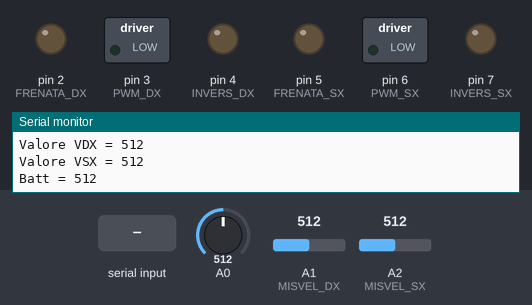
Bench run of a sketch on a simulated Arduino Uno, built with avr-gcc and run on an emulated ATmega328P. Shown: switched loads named in the sketch (green lamp = pin HIGH), output pins drawn as LEDs (lit = HIGH), the last lines printed to the serial monitor. Inputs (shaded band) come from the test bench; at power-on: A0 = 512, A1 (MISVEL_DX) = 512, A2 (MISVEL_SX) = 512.

Above: at 1.2 s.
1.3 s: "90,45\n" received over Serial
At 4.5 s:
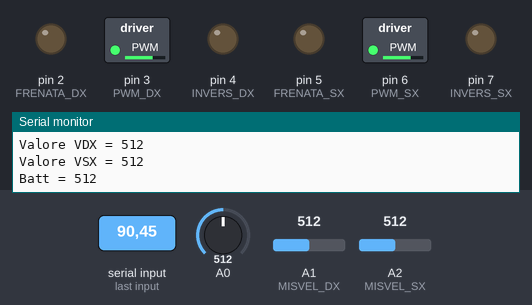
4.8 s: "90\n" received over Serial
At 6.1 s:
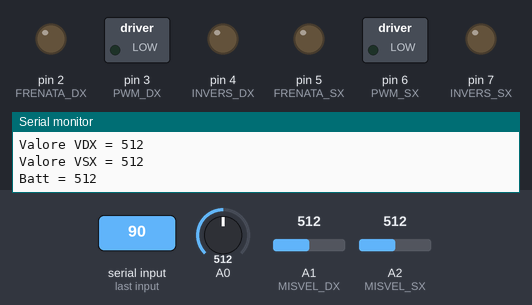
6.8 s: "30,150\n" received over Serial
At 7.5 s:
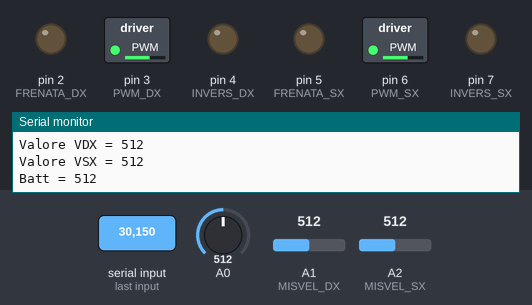
10.3 s: "5\n" received over Serial
At 11.9 s:
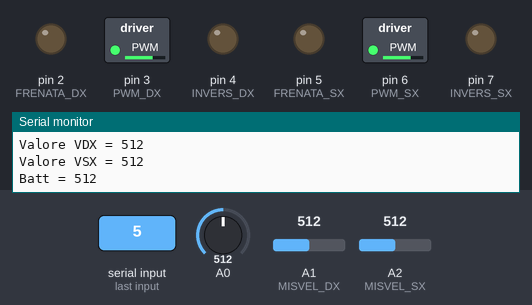
Timing chart, 0 to 13.3 s (numbered marks = the images above; inputs shaded):
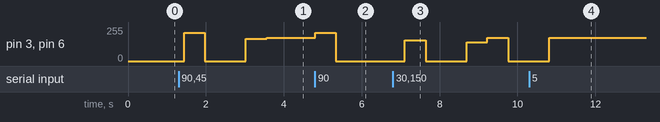

The sketch:

TestPWMReal.ino
```cpp
  /***
 * DIY Self Balancing Scooter ATR
 *
 * Test controllo PWM del motore brushless.
 * Utilizza le connessioni effettive realizzate dalla scheda di
 * interfaccia Arduino/Controllers
 * Decodifica i tasti numerici tra 1 e 9 e li tramuta in un PWM tra 0,25V e 2,3V
 *
 *
 * By Alberto Trentadue 2017
 */

#define STATUS_LED 13

// Pin dei PWM di controllo brushless
#define PWM_DX 3
#define FRENATA_DX 2
#define INVERS_DX 4
#define MISVEL_DX A1
#define PWM_SX 6
#define FRENATA_SX 5
#define INVERS_SX 7
#define MISVEL_SX A2

//Livello di throttle via PWM
int pwm_throttle = 0;

char buf[2];

void setup() {
  // initialize serial communications at 9600 bps:
  Serial.begin(9600);
  Serial.setTimeout(200);

  pinMode(FRENATA_DX, OUTPUT);
  pinMode(FRENATA_SX, OUTPUT);
  pinMode(INVERS_DX, OUTPUT);
  pinMode(INVERS_SX, OUTPUT);
  digitalWrite(FRENATA_DX, 0);
  digitalWrite(FRENATA_SX, 0);
  digitalWrite(INVERS_SX, 0);
  digitalWrite(INVERS_DX, 0);

  //Il pwm parte da zero
  analogWrite(PWM_DX, 0);
  analogWrite(PWM_SX, 0);
}

void loop() {
  int l = Serial.readBytes(buf,1);
  if (l > 0) {
    byte v = int(buf[0]);
    if (v >= 48 && v <= 57) {
      if (v == 48)
        pwm_throttle = 0;
      else
        //ATTN: considera il trimmer che introduce almeno un fattore di attenuazione
        pwm_throttle = (v - 48) * 9 + 130;
      Serial.print("Valore PWM = ");Serial.println(pwm_throttle);
      Serial.print("Tensione SENZA trimmer = ");Serial.println(float(pwm_throttle)*5/255);
      // change the analog out value:
      analogWrite(PWM_DX, pwm_throttle);
      analogWrite(PWM_SX, pwm_throttle);
    }

  }

  int x1=analogRead(MISVEL_DX);
  delay(10);
  int x2=analogRead(MISVEL_SX);
  delay(10);
  int x3=analogRead(A0);
  Serial.print("Valore VDX = ");Serial.println(x1);
  Serial.print("Valore VSX = ");Serial.println(x2);
  Serial.print("Batt = ");Serial.println(x3);

  delay(500);
}
```

Measured:
- after the input at 1.3 s, pin 3 (PWM_DX), pin 6 (PWM_SX): 0/255 → 211/255 after 0.14 s, → 0/255 0.53 s later, → 166/255 1.1 s later, → 175/255 0.53 s later
- after the input at 4.8 s, pin 3 (PWM_DX), pin 6 (PWM_SX): 175/255 → 211/255 at once, → 0/255 0.53 s later
- after the input at 6.8 s, pin 3 (PWM_DX), pin 6 (PWM_SX): 0/255 → 157/255 after 0.31 s, → 0/255 0.53 s later, → 139/255 1.1 s later, → 175/255 0.53 s later, … (5 changes in this stretch)
- after the input at 10.3 s, pin 3 (PWM_DX), pin 6 (PWM_SX): 0/255 → 175/255 after 0.51 s
